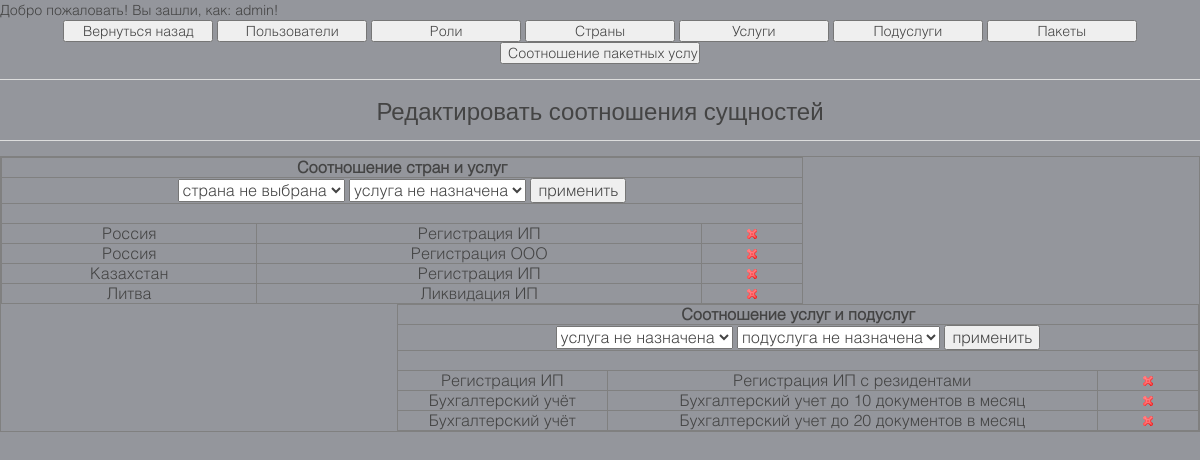
Screenshot of /templates/adminzone/admrelations.php (signed in) with the database file from the repository.
### tables this page shows
CREATE TABLE IF NOT EXISTS `system_con_serv` (
  `id_con_ser` int(11) NOT NULL AUTO_INCREMENT,
  `country_id` int(11) NOT NULL,
  `service_id` int(11) NOT NULL,
  PRIMARY KEY (`id_con_ser`)
);

CREATE TABLE IF NOT EXISTS `system_countries` (
  `country_id` int(11) NOT NULL AUTO_INCREMENT,
  `country_name` varchar(40) NOT NULL,
  PRIMARY KEY (`country_id`),
  UNIQUE KEY `country_id` (`country_id`),
  UNIQUE KEY `country_name` (`country_name`)
);

CREATE TABLE IF NOT EXISTS `system_services` (
  `service_id` int(11) NOT NULL AUTO_INCREMENT,
  `service_name` varchar(40) NOT NULL,
  `service_description` varchar(400) NOT NULL,
  `service_price` int(11) NOT NULL,
  PRIMARY KEY (`service_id`),
  UNIQUE KEY `service_id` (`service_id`)
);

CREATE TABLE IF NOT EXISTS `system_serv_pod` (
  `id_ser_pod` int(11) NOT NULL AUTO_INCREMENT,
  `service_id` int(11) NOT NULL,
  `podservice_id` int(11) NOT NULL,
  PRIMARY KEY (`id_ser_pod`)
);

CREATE TABLE IF NOT EXISTS `system_podservice` (
  `podservice_id` int(11) NOT NULL AUTO_INCREMENT,
  `podservice_name` varchar(100) NOT NULL,
  `podservice_description` varchar(400) NOT NULL,
  `podservice_price` int(11) NOT NULL,
  PRIMARY KEY (`podservice_id`),
  UNIQUE KEY `podservice_id` (`podservice_id`)
);

### templates/adminzone/admrelations.php (the view, shortened to what this page needs)
<?php
echo "Добро пожаловать! Вы зашли, как: ".$_SESSION['uname']."!";
$queryCounServ = mysql_query("SELECT system_countries.country_name, system_services.service_name, system_con_serv.id_con_ser FROM system_services INNER JOIN (system_countries INNER JOIN system_con_serv ON system_countries.country_id = system_con_serv.country_id) ON system_services.service_id = system_con_serv.service_id ORDER BY system_countries.country_id ASC");
$queryServPods = mysql_query("SELECT system_services.service_name, system_podservice.podservice_name, system_serv_pod.id_ser_pod FROM system_podservice INNER JOIN (system_services INNER JOIN system_serv_pod ON system_services.service_id = system_serv_pod.service_id) ON system_podservice.podservice_id = system_serv_pod.podservice_id ORDER BY system_services.service_id ASC");
?>
<html lang="en-gb" dir="ltr">
    <head>
        <link rel="stylesheet" href="../css/uikit.css">
    </head>
    <body class="tm-background">
        <center><input value="Вернуться назад" onclick="location.href='../adminpanel'" type="button" style="width: 150px"> <input value="Пользователи" onclick="location.href='admusers.php'" type="button" style="width: 150px"> <input value="Роли" onclick="location.href='admroles.php'" type="button" style="width: 150px"> <input value="Страны" onclick="location.href='admcountries.php'" type="button" style="width: 150px"> <input value="Услуги" onclick="location.href='admservices.php'" type="button" style="width: 150px"> <input value="Подуслуги" onclick="location.href='admpodservices.php'" type="button" style="width: 150px"> <input value="Пакеты" onclick="location.href='admpackets.php'" type="button" style="width: 150px"> <input value="Соотношение пакетных услуг" onclick="location.href='admpacketsrelation.php'" type="button" style="width: 200px"></center>
        <hr>
        <center><h2>Редактировать соотношения сущностей</h2></center>
        <hr>
        <table border='1' cellspacing='0' cellpadding='0' align='center'>
            <tr>
                <td>
                    <table border='1' cellspacing='0' cellpadding='0' align='left'>
                        <tr>
                            <td width='800' colspan='3'>
                                <center>
                                    <b>
                                        Соотношение стран и услуг
                                    </b>
                                </center>
                            </td>
                        </tr>
                        <tr>
                            <td width='800' colspan='3'>
                                <center>
                                        <select id='select_country'><option value=>страна не выбрана</option></select> <select id='select_service1'><option value=>услуга не назначена</option></select> <input type='button' id='insertContServ' value='применить'>
                                </center>
                            </td>
                        </tr>
                        <tr>
                            <td width='800' colspan='3'><br></td>
                        </tr>
                        <?php
                            while($CounServOutput = mysql_fetch_array($queryCounServ))
                            {
                                echo        "<tr>";
                                echo            "<td><center>".$CounServOutput['country_name']."</center></td>";
                                echo            "<td><center>".$CounServOutput['service_name']."</center></td>";
                                echo            "<td width='100'><center><img src='../../icons/bullet_cross.png' alt='удалить' title='удалить' onclick='deleteContServ(".$CounServOutput['id_con_ser'].")'></center></td>";
                                echo        "</tr>";
                            }
                        ?>
                    </table>
                    <table border='1' cellspacing='0' cellpadding='0' align='right'>
                        <tr>
                            <td width='800' colspan='3'>
                                <center>
                                    <b>
                                        Соотношение услуг и подуслуг
                                    </b>
                                </center>
                            </td>
                        </tr>
                        <tr>
                            <td width='800' colspan='3'>
                                <center>
                                    <select id='select_service2'><option value=>услуга не назначена</option></select> <select id='select_podservice'><option value=>подуслуга не назначена</option></select> <input type='button' id='insertServPods' value='применить'>
                                </center>
                            </td>
                        </tr>
                        <tr>
                            <td width='800' colspan='3'><br></td>
                        </tr>
                        <?php
                            while($ServPodsOutput = mysql_fetch_array($queryServPods))
                            {
                                echo        "<tr>";
                                echo            "<td><center>".$ServPodsOutput['service_name']."</center></td>";
                                echo            "<td><center>".$ServPodsOutput['podservice_name']."</center></td>";
                                echo            "<td width='100'><center><img src='../../icons/bullet_cross.png' alt='удалить' title='удалить' onclick='deleteServPods(".$ServPodsOutput['id_ser_pod'].")'></center></td>";
                                echo        "</tr>";
                            }
                        ?>
                    </table>
                </td>
            </tr>
        </table>
    </body>
</html>

### rows the page displays
system_con_serv: country.country_name "Россия", service.service_name "Регистрация ИП"
system_con_serv: country.country_name "Россия", service.service_name "Регистрация ООО"
system_con_serv: country.country_name "Казахстан", service.service_name "Регистрация ИП"
system_con_serv: country.country_name "Литва", service.service_name "Ликвидация ИП"
system_serv_pod: service.service_name "Регистрация ИП", podservice.podservice_name "Регистрация ИП с резидентами"
system_serv_pod: service.service_name "Бухгалтерский учёт", podservice.podservice_name "Бухгалтерский учет до 10 документов в месяц"
system_serv_pod: service.service_name "Бухгалтерский учёт", podservice.podservice_name "Бухгалтерский учет до 20 документов в месяц"

### other values shown
$_SESSION['uname'] "admin"
